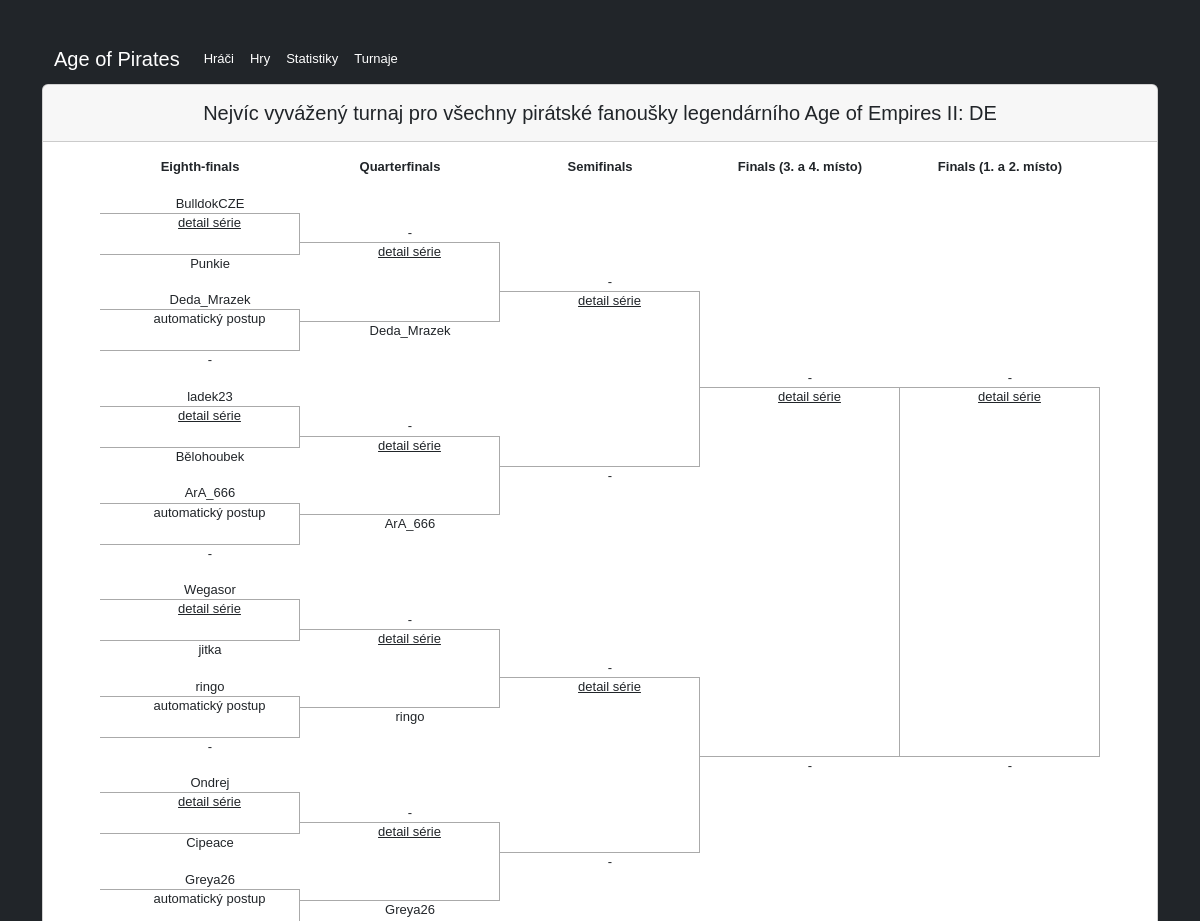
The app's page /tournaments/1 (upper part), older data.
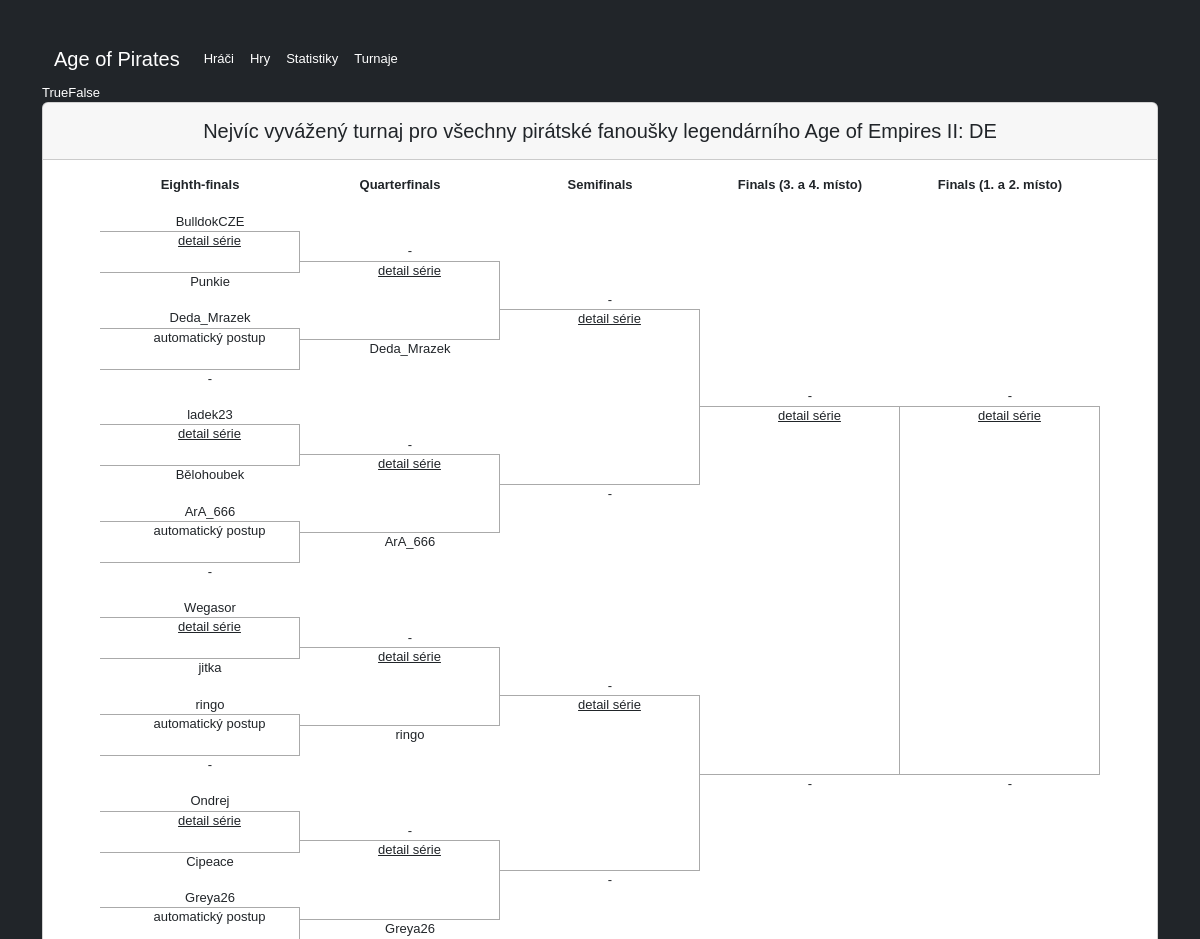
The same page, newer data.
### ageofpirates/models.py (models this page shows, shortened)
class TournamentMatch(models.Model):
    turnaj = models.ForeignKey(Tournament, blank=True, null=True, on_delete=models.SET_NULL)
    hra = models.ForeignKey(Match, blank=True, null=True, on_delete=models.SET_NULL)
    ef1 = models.BooleanField(default=False)
    ef2 = models.BooleanField(default=False)
    ef3 = models.BooleanField(default=False)
    ef4 = models.BooleanField(default=False)
    ef5 = models.BooleanField(default=False)
    ef6 = models.BooleanField(default=False)
    ef7 = models.BooleanField(default=False)
    ef8 = models.BooleanField(default=False)
    qf1 = models.BooleanField(default=False)
    qf2 = models.BooleanField(default=False)
    qf3 = models.BooleanField(default=False)
    qf4 = models.BooleanField(default=False)
    sf1 = models.BooleanField(default=False)
    sf2 = models.BooleanField(default=False)
    f = models.BooleanField(default=False)
    fb = models.BooleanField(default=False)
    class Meta:
        verbose_name = 'Turnajová hra'
        verbose_name_plural = 'Turnajové hry'

### ageofpirates/views.py (the view)
# urls.py: path('tournaments/<pk>', TournamentsDetailView.as_view()),
class TournamentsDetailView(DetailView):
    template_name = 'ageofpirates/tournaments_detail.html'
    model = Tournament
    def get_context_data(self, **kwargs):
        context = super().get_context_data(**kwargs)
        context['match_list'] = TournamentMatch.objects.filter(turnaj=1)
        return context

### ageofpirates/models.py (called while the page is built)
    def __str__(self):
        return f'{self.jmeno}'

    def __str__(self):
        return f'{self.nazev}'

### ageofpirates/templates/ageofpirates/tournaments_detail.html (shortened to what the changed rows need)
{% extends 'ageofpirates/main.html' %}
{% load static %}
{% block content %}
<div class="text-white">{% for match in match_list %}{{ match.ef1 }}{% endfor %}</div>
  <div class="card text-center">
    <div class="card-header">
    </div>
    <div class="card-body">
    </div>
  </div>
{% endblock %}

Row changes from the older to the newer data that the page shows:
added TournamentMatch: ef1 "True"
added TournamentMatch: ef1 "False"
